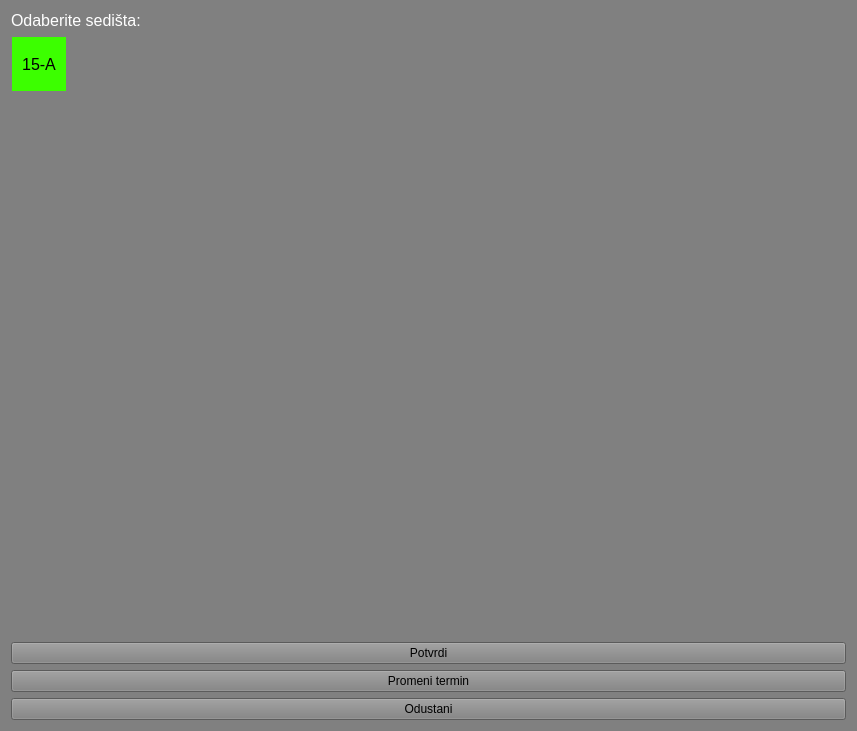
<?xml version="1.0" encoding="UTF-8"?>
<ui version="4.0">
 <class>Frame</class>
 <widget class="QFrame" name="Frame">
  <property name="geometry">
   <rect>
    <x>0</x>
    <y>0</y>
    <width>857</width>
    <height>731</height>
   </rect>
  </property>
  <property name="windowTitle">
   <string>Frame</string>
  </property>
  <property name="styleSheet">
   <string notr="true">background: gray</string>
  </property>
  <layout class="QVBoxLayout" name="verticalLayout">
   <item>
    <widget class="QLabel" name="label">
     <property name="font">
      <font>
       <pointsize>12</pointsize>
      </font>
     </property>
     <property name="styleSheet">
      <string notr="true">color: white</string>
     </property>
     <property name="text">
      <string>Odaberite sedišta:</string>
     </property>
    </widget>
   </item>
   <item>
    <widget class="QTableWidget" name="tableWidget">
     <property name="font">
      <font>
       <pointsize>12</pointsize>
      </font>
     </property>
     <property name="layoutDirection">
      <enum>Qt::LeftToRight</enum>
     </property>
     <property name="autoFillBackground">
      <bool>false</bool>
     </property>
     <property name="styleSheet">
      <string notr="true">background: rgba(58, 255, 91, 0)</string>
     </property>
     <property name="showGrid">
      <bool>true</bool>
     </property>
     <property name="gridStyle">
      <enum>Qt::SolidLine</enum>
     </property>
     <property name="wordWrap">
      <bool>true</bool>
     </property>
     <property name="cornerButtonEnabled">
      <bool>false</bool>
     </property>
     <attribute name="horizontalHeaderVisible">
      <bool>false</bool>
     </attribute>
     <attribute name="horizontalHeaderMinimumSectionSize">
      <number>55</number>
     </attribute>
     <attribute name="horizontalHeaderDefaultSectionSize">
      <number>49</number>
     </attribute>
     <attribute name="verticalHeaderVisible">
      <bool>false</bool>
     </attribute>
     <attribute name="verticalHeaderDefaultSectionSize">
      <number>55</number>
     </attribute>
     <row>
      <property name="text">
       <string>1</string>
      </property>
     </row>
     <column>
      <property name="text">
       <string>A</string>
      </property>
     </column>
     <item row="0" column="0">
      <property name="text">
       <string notr="true">15-A</string>
      </property>
      <property name="textAlignment">
       <set>AlignCenter</set>
      </property>
      <property name="background">
       <brush brushstyle="SolidPattern">
        <color alpha="255">
         <red>60</red>
         <green>255</green>
         <blue>0</blue>
        </color>
       </brush>
      </property>
     </item>
    </widget>
   </item>
   <item>
    <widget class="QPushButton" name="pushButton_2">
     <property name="text">
      <string>Potvrdi</string>
     </property>
    </widget>
   </item>
   <item>
    <widget class="QPushButton" name="pushButton">
     <property name="text">
      <string>Promeni termin</string>
     </property>
    </widget>
   </item>
   <item>
    <widget class="QPushButton" name="pushButton_3">
     <property name="text">
      <string>Odustani</string>
     </property>
    </widget>
   </item>
  </layout>
 </widget>
 <resources/>
 <connections/>
</ui>
